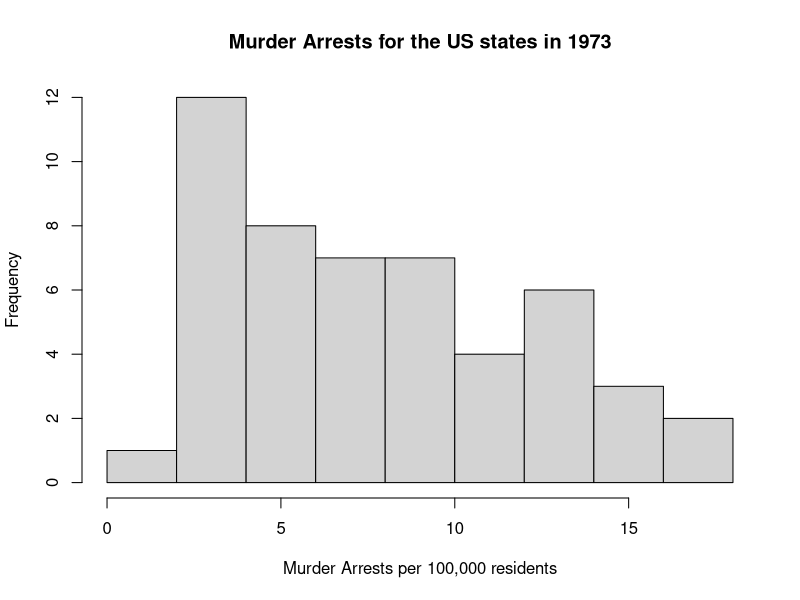
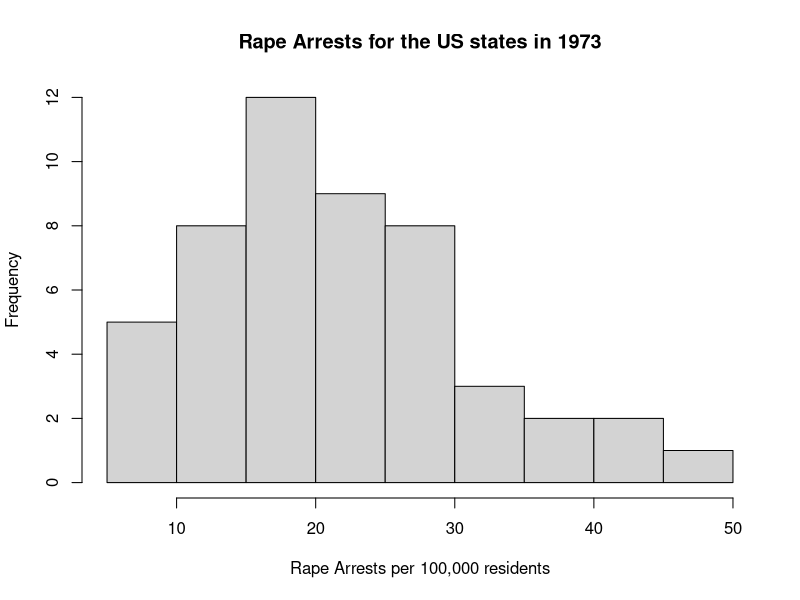
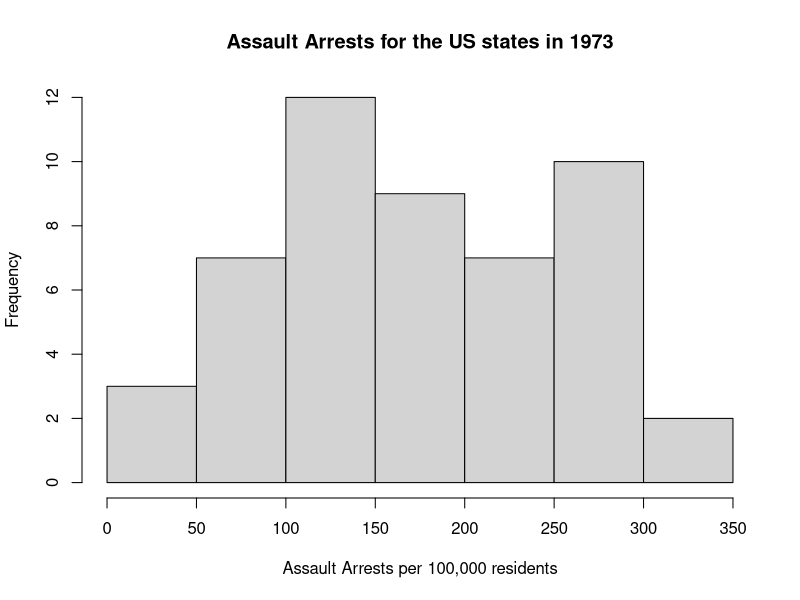
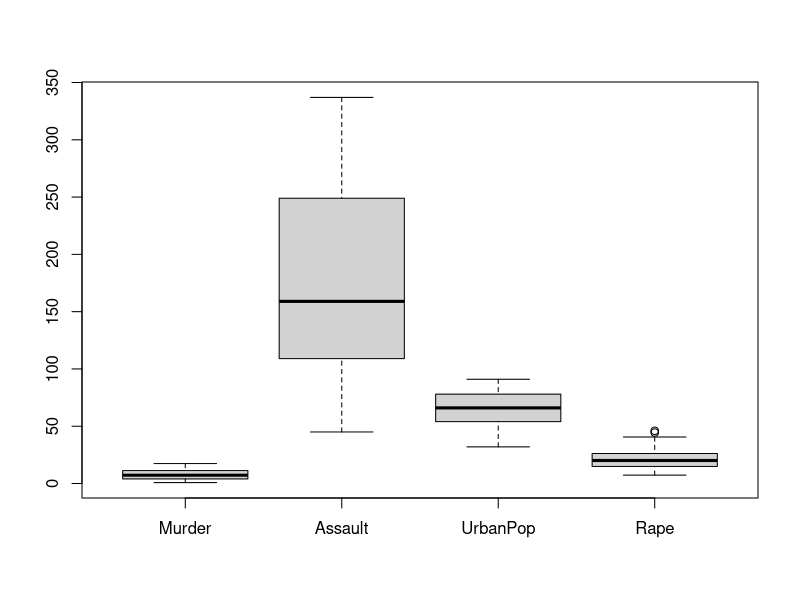
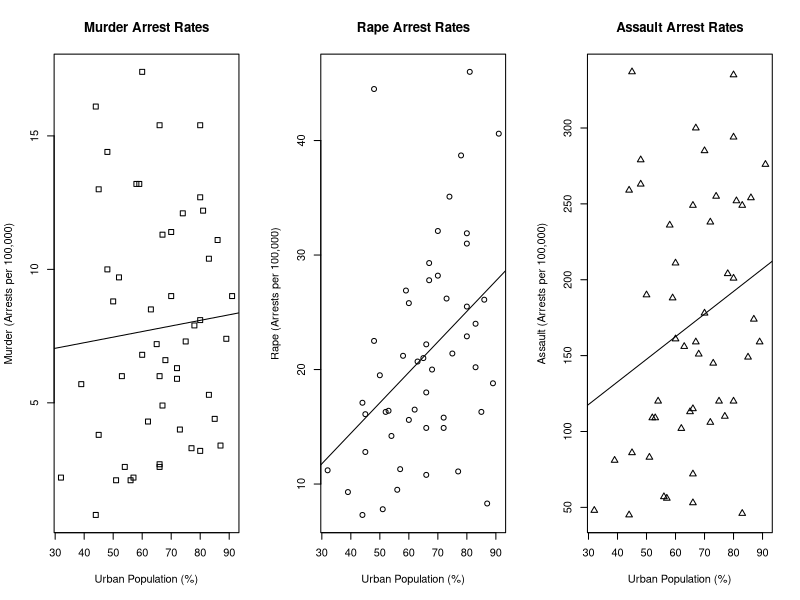

The R source for these figures, in order:
## ---- chunk 1
knitr::opts_chunk$set(echo = TRUE)
## ---- chunk 2
summary(USArrests)
## ---- chunk 3
names(USArrests)
## ---- chunk 4
hist(USArrests$Murder, main = 'Murder Arrests for the US states in 1973', xlab = 'Murder Arrests per 100,000 residents')
hist(USArrests$Rape, main = 'Rape Arrests for the US states in 1973', xlab = 'Rape Arrests per 100,000 residents')
hist(USArrests$Assault, main = 'Assault Arrests for the US states in 1973', xlab = 'Assault Arrests per 100,000 residents')
## ---- chunk 5
boxplot(USArrests)
## ---- chunk 6
old.par <- par(mfrow=c(1, 3))
#plot of Urban Population vs. Murders
plot(x = USArrests$UrbanPop, y = USArrests$Murder,xlab = "Urban Population (%)", ylab = "Murder (Arrests per 100,000)", pch=0)
title("Murder Arrest Rates")
fit <- lm(USArrests$Murder ~ USArrests$UrbanPop)   # Murder 'as a linear function of' Urban Population
abline(fit)

#plot of Urban Population vs. Rapes
plot(x = USArrests$UrbanPop, y = USArrests$Rape,xlab = "Urban Population (%)", ylab = "Rape (Arrests per 100,000)", pch=1)
title("Rape Arrest Rates")
fit <- lm(USArrests$Rape ~ USArrests$UrbanPop)   # Rape 'as a linear function of' Urban Population
abline(fit)

#plot of Urban Population vs. Assault
plot(x = USArrests$UrbanPop, y = USArrests$Assault,xlab = "Urban Population (%)", ylab = "Assault (Arrests per 100,000)", pch=2)
title("Assault Arrest Rates")
fit <- lm(USArrests$Assault ~ USArrests$UrbanPop)   # Assault 'as a linear function of' Urban Population
abline(fit)
par(old.par)
## ---- chunk 7
cor.test(log(USArrests$UrbanPop), USArrests$Assault)
cor.test(log(USArrests$UrbanPop), USArrests$Rape)
cor.test(log(USArrests$UrbanPop), USArrests$Murder)
